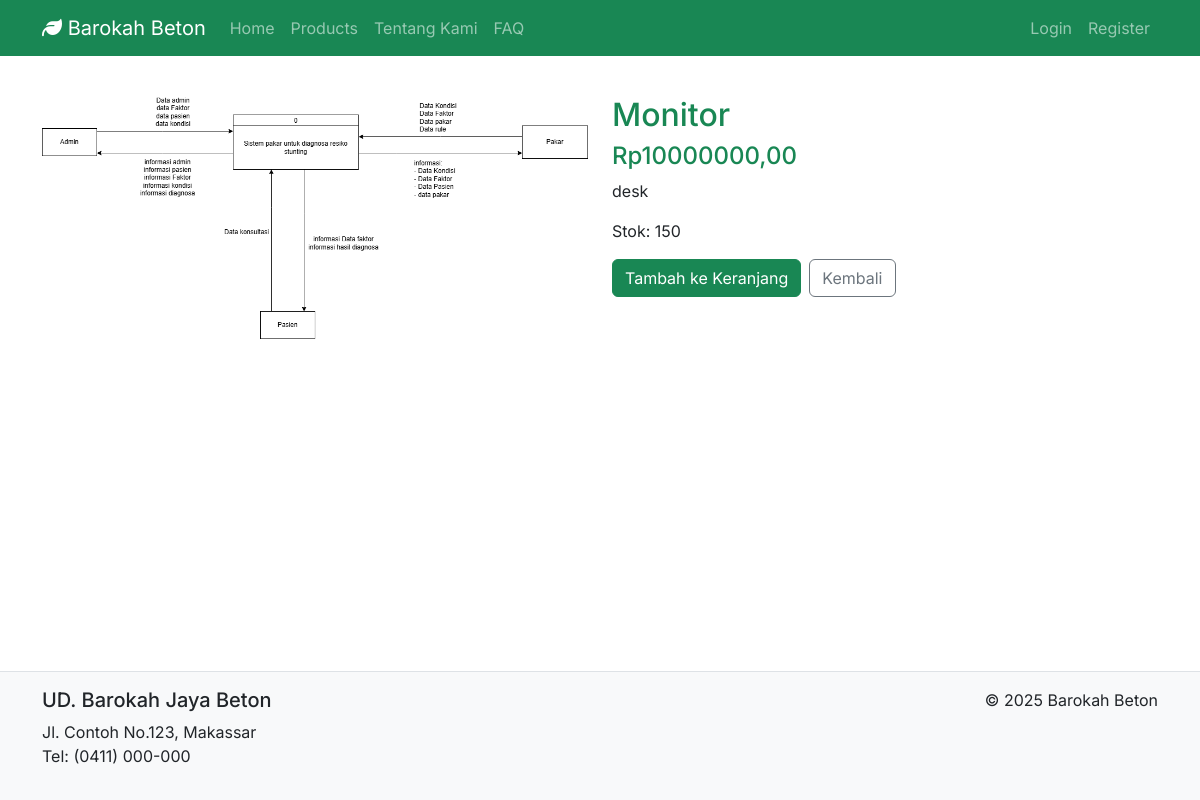
Screenshot of /products/2/ with the database file from the repository.
### core/models.py (models this page shows, shortened)
class Produk(models.Model):
    id = models.AutoField(primary_key=True)
    nama_produk = models.CharField(max_length=255, verbose_name="Nama Produk")
    deskripsi_produk = models.TextField(verbose_name="Deskripsi Produk")
    foto_produk = models.ImageField(upload_to='produk_images/', verbose_name="Foto Produk")
    stok_produk = models.IntegerField(verbose_name="Stok Produk")
    harga_produk = models.DecimalField(max_digits=10, decimal_places=2, verbose_name="Harga Produk")
    kategori = models.ForeignKey(Kategori, on_delete=models.SET_NULL, blank=True, null=True, verbose_name="Kategori")
    last_restock_trigger_date = models.DateTimeField(null=True, blank=True, verbose_name="Tanggal Trigger Restock Broadcast")
    class Meta:
        verbose_name_plural = "Produk"
        db_table = 'produk'
    def __init__(self, *args, **kwargs):
        super().__init__(*args, **kwargs)
        try:
            self._original_stok = self.stok_produk
        except Exception:
            self._original_stok = None

### core/views.py (the view)
# urls.py: path('products/<int:product_id>/', views.product_detail, name='product_detail'),
def product_detail(request, product_id):
	p = get_object_or_404(Produk, pk=product_id)
	return render(request, 'core/product_detail.html', {'product': p})

### core/templates/core/product_detail.html (shortened to what this page needs)
{% extends 'core/_base.html' %}
{% block content %}
<div class="row">
    <div class="col-md-6">
        {% if product.foto_produk %}
        <img src="{{ product.foto_produk.url }}" class="img-fluid" alt="{{ product.nama_produk }}">
        {% else %}
        <img src="https://via.placeholder.com/600x400.png?text=Product" class="img-fluid"
            alt="{{ product.nama_produk }}">
        {% endif %}
    </div>
    <div class="col-md-6">
        <h2 class="text-success">{{ product.nama_produk }}</h2>
        <p class="h4 text-success">Rp{{ product.harga_produk }}</p>
        <p>{{ product.deskripsi_produk }}</p>
        <p>Stok: {{ product.stok_produk }}</p>
        <form method="post" action="{% url 'core:cart_add' product.id %}" class="d-flex gap-2">
            <button class="btn btn-success" type="submit">Tambah ke Keranjang</button>
            <a href="{% url 'core:products' %}" class="btn btn-outline-secondary">Kembali</a>
        </form>
    </div>
</div>
{% endblock %}

### core/templates/core/_base.html (style rules this page uses)
body { font-family: 'Inter', sans-serif; }
body { padding-bottom: 100px; }

### rows the page displays
Produk: foto_produk (picture), nama_produk "Monitor", harga_produk "10000000,00", deskripsi_produk "desk", stok_produk "150"
